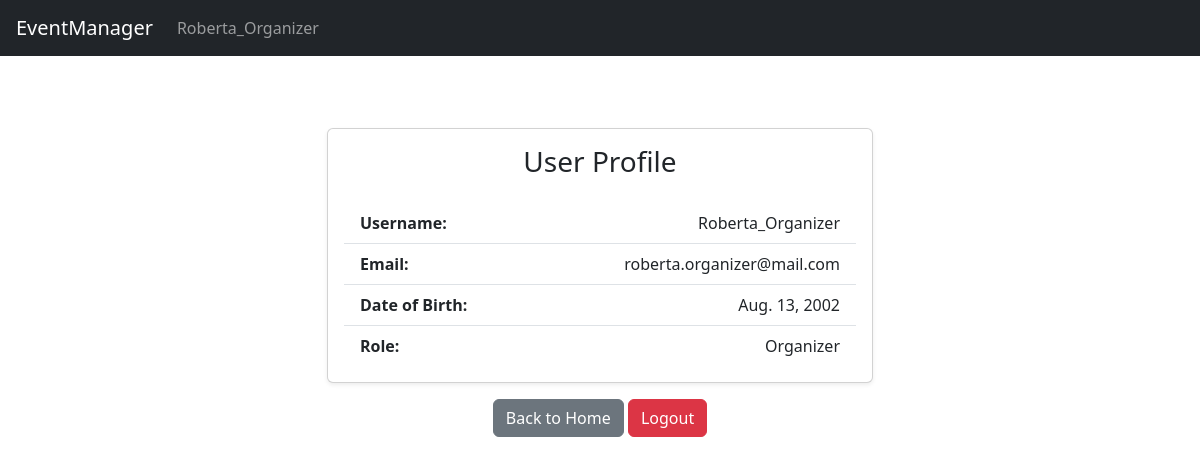
The page /users/profile/ (signed in) on the database its author committed.
### users/models.py (models this page shows, shortened)
class CustomUser(AbstractUser):
    is_organizer = models.BooleanField(default=False)
    date_of_birth = models.DateField(null=True)
    class Meta:
        permissions = (
            ("can_view_events", "Can view events"),
            ('can_register_himself', 'Can register himself'),
            ('can_unregister_himself', 'Can unregister himself'),
            ('can_view_own_registrations', 'Can view own registrations'),
            ("can_create_event", "Can create event"),
            ("can_edit_own_event", "Can edit own event"),
            ("can_delete_own_event", "Can delete own event"),
            ('can_view_own_event_registrations', 'Can view own event registrations')
        )

### users/views.py (the view)
# urls.py: path('profile/', views.profile_view, name='profile'),
@login_required
def profile_view(request):
    user = request.user
    user_fields = {
        'Username': user.username,
        'Email': user.email if user.email else 'N/A',
        'Date of Birth': user.date_of_birth if user.date_of_birth else 'N/A',
        'Role': 'Organizer' if user.is_organizer else 'Attendee'
    }
    return render(request, 'users/profile.html', {'user_fields': user_fields})

### users/templates/users/profile.html (shortened to what this page needs)
{% extends 'base.html' %}
{% block content %}
<div class="container py-5 text-center">
    {% if user.is_authenticated %}
    <div class="card shadow-sm mx-auto" style="max-width: 50%;">
        <div class="card-body">
            <h3 class="card-title text-center mb-4">User Profile</h3>
            <ul class="list-group list-group-flush">
                {% for label, value in user_fields.items %}
                    <li class="list-group-item d-flex justify-content-between">
                        <strong>{{ label }}:</strong>
                        <span>{{ value }}</span>
                    </li>
                {% endfor %}
            </ul>
        </div>
    </div>
    {% else %}
        <div class="alert alert-warning" role="alert">
            You need to be logged in to view your profile.
        </div>
    {% endif %}
    <div class="mx-auto ">
        <a href="{% url 'home' %}" class="btn btn-secondary mt-3">Back to Home</a>
        {% if user.is_authenticated %}
            <a href="{% url 'logout' %}" class="btn btn-danger mt-3">Logout</a>
        {% endif %}
    </div>
</div>
{% endblock %}

### templates/base.html (shortened to what this page needs)
<!DOCTYPE html>
<html lang="it">
<head>
    <link rel="stylesheet" href="https://cdn.jsdelivr.net/npm/bootstrap@5.3.3/dist/css/bootstrap.min.css">
    <link href="https://cdnjs.cloudflare.com/ajax/libs/bootstrap-icons/1.10.0/font/bootstrap-icons.min.css" rel="stylesheet">
</head>
<body>
    <nav class="navbar navbar-expand-lg navbar-dark bg-dark px-3">
        <a class="navbar-brand" href="{% url 'home' %}">EventManager</a>
        <div class="collapse navbar-collapse">
            <ul class="navbar-nav me-auto">
                {% if user.is_authenticated is False %}
                <li class="nav-item"><a class="nav-link" href="{% url 'login' %}">Login</a></li>
                <li class="nav-item"><a class="nav-link" href="{% url 'signup' %}">Sign Up</a></li>
                {% else %}
                <li class="nav-item"><a class="nav-link" href="{% url 'profile' %}">{{user.username}}</a></li>
                {% endif %}
            </ul>
        </div>
    </nav>
    <div class="container mt-4">
        {% block content %}
        {% endblock %}
    </div>
</body>
</html>

### rows shown on the page
CustomUser: username "Roberta_Organizer", user_fields "Roberta_Organizer" "roberta.organizer@mail.com" "Aug. 13, 2002"

### other values the page prints
{{ label }} "Username" "Email" "Date of Birth" "Role"
{{ value }} "Organizer"
